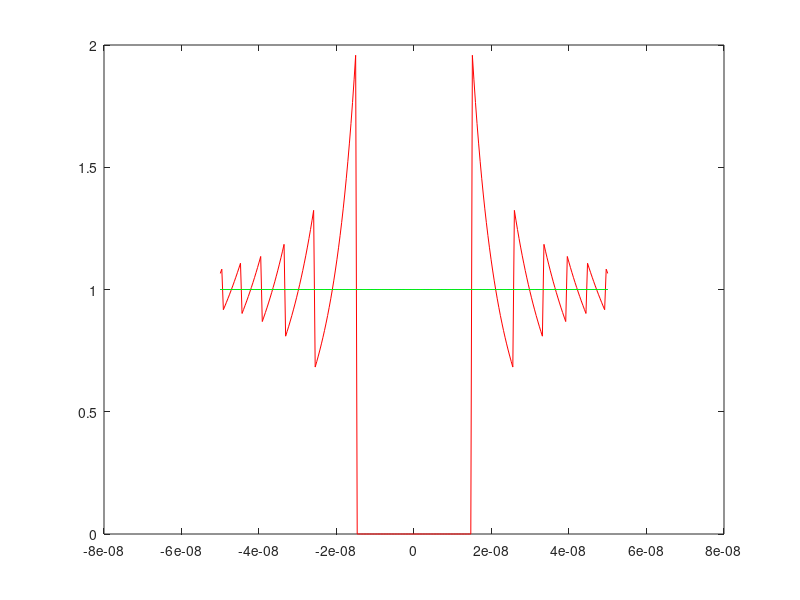

The MATLAB source for this figure:
x = linspace(-5e-8, 5e-8, 250);

g1 = (1-(sech(x)).^2)./(x.^2);
g2 = (tanh(x)./x).^2;

taylor = (1 - (2*x.^2)/3);

plot(x, g1, 'r',x, g2, 'b',x, taylor, 'g');